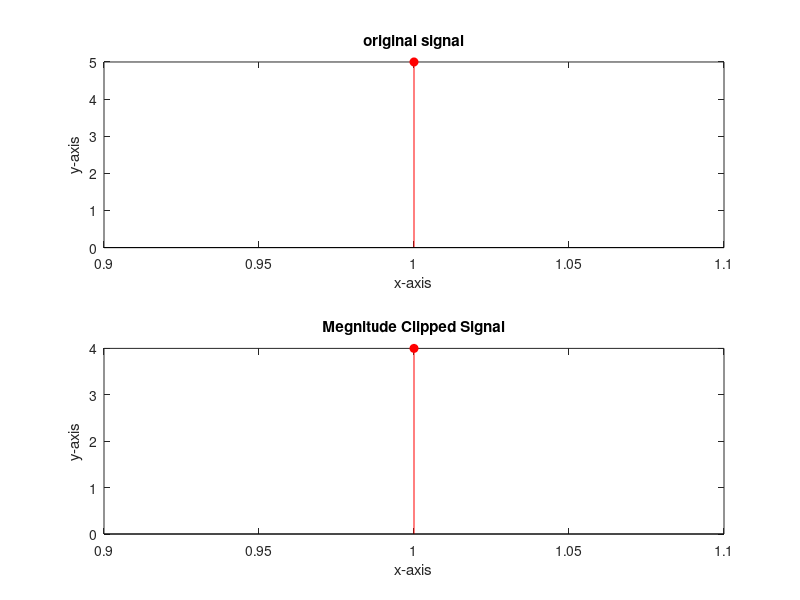

The MATLAB script that drew this image:
clc
clear all
close all
%Amplitude Clipping; if we required output in range -2 to +4;
x=input('please enter the Signal: ');
len=length(x);
y=x;
hi=4;
lo=-2;
for i=1:len;
    if y(i)>hi;
        y(i)=hi;
    end
    if y(i)<lo;
        y(i)=lo;
    end
end
subplot(2,1,1)
stem(x,'r','filled');
xlabel('x-axis');
ylabel('y-axis');
%axis([0 length(x)*length(x) 0 10]);
title('original signal');
subplot(2,1,2)
stem(y,'r','filled');
xlabel('x-axis');
ylabel('y-axis');
title('Megnitude Clipped Signal');
%axis([0 length(x)*length(x) 0 10]);